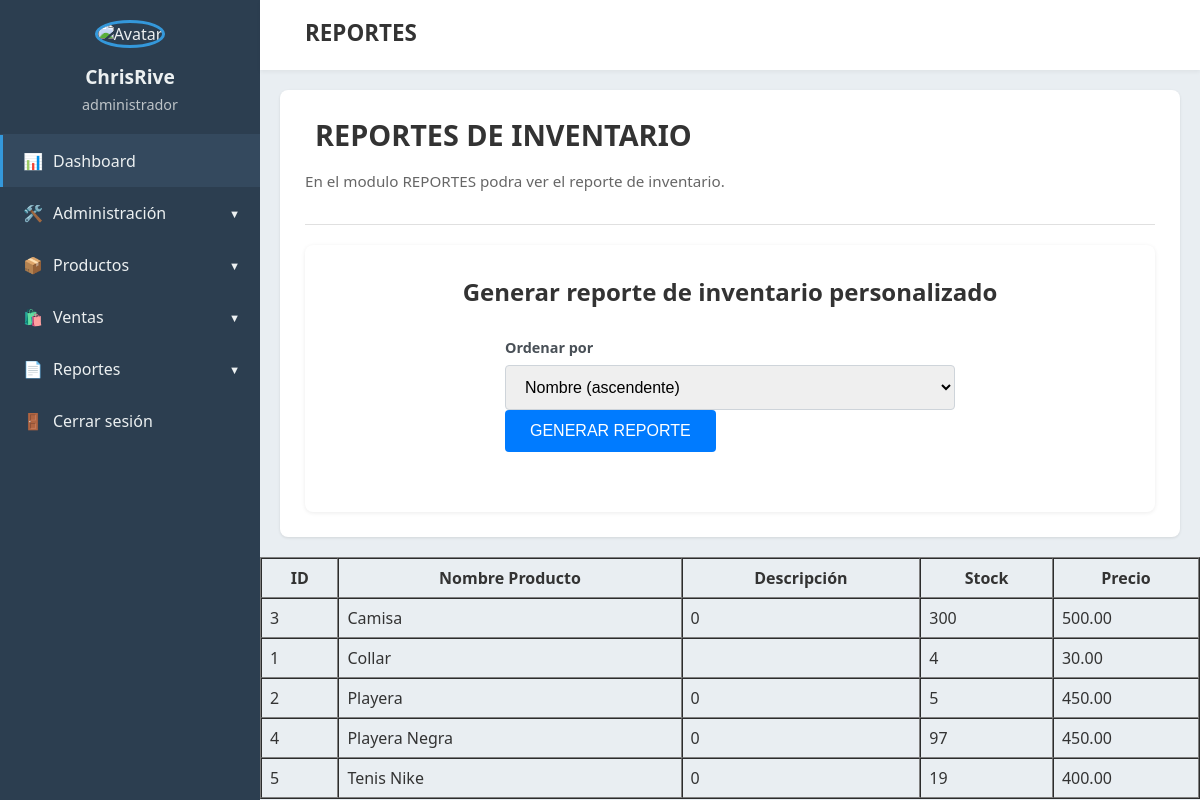
Screenshot of /reporteInventario.php (signed in) with the database file from the repository.
### tables this page shows
CREATE TABLE `productos` (
  `id_producto` int(11) NOT NULL,
  `codigo_producto` int(10) NOT NULL DEFAULT 0,
  `nombre_producto` varchar(100) DEFAULT NULL,
  `descripcion` text DEFAULT NULL,
  `stock` int(11) DEFAULT NULL,
  `stock_minimo` int(11) DEFAULT NULL,
  `precio_compra` decimal(10,2) DEFAULT NULL,
  `precio_venta` decimal(10,2) DEFAULT NULL,
  `id_categoria` int(11) DEFAULT NULL,
  `fecha_vencimiento` date DEFAULT NULL,
  `garantia_meses` int(11) DEFAULT NULL,
  `estado` enum('habilitado','deshabilitado') DEFAULT 'habilitado',
  `imagen` varchar(255) DEFAULT NULL
);

### reporteInventario.php (the view, shortened to what this page needs)
<?php
include 'conexionbd.php';
$ordenar = $_GET['ordenar_reporte'] ?? 'nombre_asc';
switch ($ordenar) {
    case 'nombre_asc':
        $orderBy = "nombre_producto ASC";
        break;
}
$sql = "SELECT id_producto, nombre_producto, descripcion, stock, precio_venta FROM productos ORDER BY $orderBy";
$result = $conexion->query($sql);
?>
<!DOCTYPE html>
<html lang="es">
<head>
    <link rel="stylesheet" href="styles.css">
</head>
<body>
    <div class="container">
        <?php
    include 'sidebar.php';
?>
        <main class="main-content">
            <header class="top-bar">
                <div class="dashboard-title">
                    <h1>REPORTES</h1> </div>
            </header>
            <section class="page-content">
                <div class="page-header">
                    <h2><span class="icon section-icon"></span> REPORTES DE INVENTARIO</h2> <p>En el modulo REPORTES podra ver el reporte de inventario.</p>
                </div>
                <div class="report-generator-panel">
                    <h3>Generar reporte de inventario personalizado</h3>
                    <div class="form-group report-filter-group">
                        <form method="GET" action="reporteInventario.php">
                            <label for="ordenar_reporte">Ordenar por</label>
                            <select id="ordenar_reporte" name="ordenar_reporte">
                                <option value="nombre_asc" <?php if (($ordenar ?? '') == 'nombre_asc') echo 'selected'; ?>>Nombre (ascendente)</option>
                            </select>
                            <button type="submit" class="btn btn-primary btn-generate-report">
                                GENERAR REPORTE
                        </button>
                    </div>
                </div>
            </section>
            <table border="1" cellpadding="8" cellspacing="0">
    <thead>
        <tr>
            <th>ID</th>
            <th>Nombre Producto</th>
            <th>Descripción</th>
            <th>Stock</th>
            <th>Precio</th>
        </tr>
    </thead>
    <tbody>
        <?php while($row = $result->fetch_assoc()): ?>
        <tr>
            <td><?php echo htmlspecialchars($row['id_producto']); ?></td>
            <td><?php echo htmlspecialchars($row['nombre_producto']); ?></td>
            <td><?php echo htmlspecialchars($row['descripcion']); ?></td>
            <td><?php echo htmlspecialchars($row['stock']); ?></td>
            <td><?php echo htmlspecialchars(number_format($row['precio_venta'], 2)); ?></td>
        </tr>
        <?php endwhile; ?>
    </tbody>
</table>
            </main>
    </div>
</body>
</html>

### styles.css (style rules this page uses)
body { font-family: 'Segoe UI', Tahoma, Geneva, Verdana, sans-serif; margin: 0; background-color: #f0f2f5; color: #333; display: flex; min-height: 100vh; }
.container { display: flex; width: 100%; }
.main-content { flex-grow: 1; display: flex; flex-direction: column; background-color: #e9eef2; }
.top-bar { background-color: #ffffff; padding: 15px 25px; display: flex; align-items: center; justify-content: space-between; box-shadow: 0 2px 4px rgba(0, 0, 0, 0.05); height: 70px; box-sizing: border-box; }
.dashboard-title { flex-grow: 1; margin-left: 20px; }
.dashboard-title h1 { margin: 0 0 5px 0; font-size: 1.4em; color: #333; font-weight: 600; }
.page-content { padding: 25px; background-color: #fff; margin: 20px; border-radius: 8px; box-shadow: 0 1px 3px rgba(0,0,0,0.1); }
.page-header { margin-bottom: 20px; padding-bottom: 15px; border-bottom: 1px solid #e0e0e0; }
.page-header h2 { font-size: 1.8em; color: #333; margin-top: 0; margin-bottom: 5px; display: flex; align-items: center; }
.page-header p { font-size: 0.95em; color: #666; line-height: 1.6; }
.form-group { flex: 1; min-width: 200px; display: flex; flex-direction: column; }
.form-group label { display: block; margin-bottom: 8px; font-weight: 600; color: #495057; font-size: 0.9em; }
.form-group input[type="text"], .form-group input[type="password"], .form-group input[type="email"], .form-group input[type="number"], .form-group select { width: 100%; padding: 10px; border: 1px solid #ced4da; border-radius: 4px; box-sizing: border-box; font-size: 0.95em; transition: border-color 0.15s ease-in-out, box-shadow 0.15s ease-in-out; }
.btn { padding: 10px 20px; border: none; border-radius: 4px; font-size: 0.95em; font-weight: 500; cursor: pointer; text-decoration: none; display: inline-flex; align-items: center; transition: background-color 0.2s ease, opacity 0.2s ease; }
.btn-primary { background-color: #007bff; color: white; }
.report-generator-panel { background-color: #fff; padding: 30px 40px; border-radius: 8px; box-shadow: 0 1px 4px rgba(0,0,0,0.08); margin-top: 20px; text-align: center; }
.report-generator-panel h3 { font-size: 1.5em; color: #333; margin-top: 0; margin-bottom: 30px; font-weight: 600; }
.report-filter-group { max-width: 450px; margin-left: auto; margin-right: auto; margin-bottom: 30px; text-align: left; }
.report-filter-group label { font-size: 0.9em; }
.report-filter-group select { font-size: 1em; padding: 12px 15px; }
.btn-generate-report { padding: 12px 25px; font-size: 1em; }

### rows the page displays
productos: id_producto "3", nombre_producto "Camisa", descripcion "0", stock "300", precio_venta "500.00"
productos: id_producto "1", nombre_producto "Collar", stock "4", precio_venta "30.00"
productos: id_producto "2", nombre_producto "Playera", descripcion "0", stock "5", precio_venta "450.00"
productos: id_producto "4", nombre_producto "Playera Negra", descripcion "0", stock "97", precio_venta "450.00"
productos: id_producto "5", nombre_producto "Tenis Nike", descripcion "0", stock "19", precio_venta "400.00"

### other values shown
$usuario "ChrisRive"
$rol "administrador"
